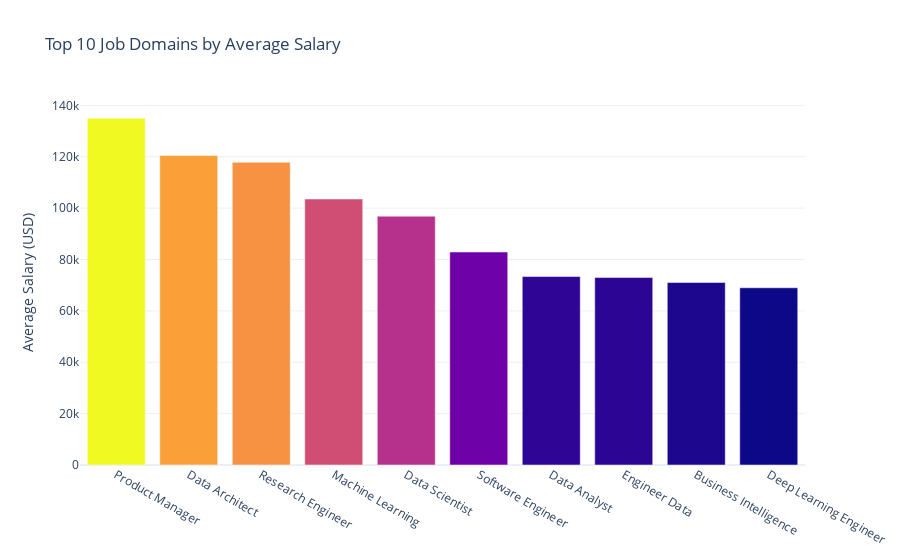

This figure's notebook cell:
### Code cell
import plotly.express as px
df_avg_salary = df.groupby('Job Domain')['Salary'].mean().reset_index()

df_top_10 = df_avg_salary.nlargest(10, 'Salary')
fig = px.bar(df_top_10, x='Job Domain', y='Salary', color='Salary',
             labels={'Salary': 'Average Salary (USD)'}, title='Top 10 Job Domains by Average Salary')
fig.update_layout(
    xaxis_title=None,
    yaxis_title='Average Salary (USD)',
    coloraxis_showscale=False,
    uniformtext_minsize=8,
    uniformtext_mode='hide',
    template='plotly_white'
)
fig.show()

### Figure 1 — Plotly figure (JSON) as saved in the notebook; plotly's stock layout.template omitted (floating-point values rounded to 4 significant figures)
{"data": [{"alignmentgroup": "True", "hovertemplate": "Job Domain=%{x}<br>Average Salary (USD)=%{marker.color}<extra></extra>", "legendgroup": "", "marker": {"color": [135000, 120500.0, 117900.0, 103600.0, 96880.0, 82920.0, 73360.0, 73000, 71060.0, 69000], "coloraxis": "coloraxis", "pattern": {"shape": ""}}, "name": "", "offsetgroup": "", "orientation": "v", "showlegend": false, "textposition": "auto", "type": "bar", "x": ["Product Manager", "Data Architect", "Research Engineer", "Machine Learning", "Data Scientist", "Software Engineer", "Data Analyst", "Engineer Data", "Business Intelligence", "Deep Learning Engineer"], "xaxis": "x", "y": [135000, 120500.0, 117900.0, 103600.0, 96880.0, 82920.0, 73360.0, 73000, 71060.0, 69000], "yaxis": "y"}], "layout": {"barmode": "relative", "coloraxis": {"colorbar": {"title": {"text": "Average Salary (USD)"}}, "colorscale": [[0, "#0d0887"], [0.1111, "#46039f"], [0.2222, "#7201a8"], [0.3333, "#9c179e"], [0.4444, "#bd3786"], [0.5556, "#d8576b"], [0.6667, "#ed7953"], [0.7778, "#fb9f3a"], [0.8889, "#fdca26"], [1, "#f0f921"]], "showscale": false}, "legend": {"tracegroupgap": 0}, "title": {"text": "Top 10 Job Domains by Average Salary"}, "uniformtext": {"minsize": 8, "mode": "hide"}, "xaxis": {"anchor": "y", "domain": [0, 1], "title": {}}, "yaxis": {"anchor": "x", "domain": [0, 1], "title": {"text": "Average Salary (USD)"}}}}
